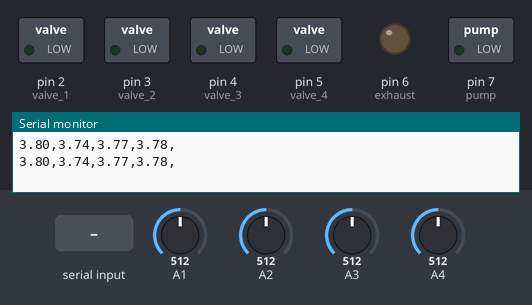
A sketch run on a simulated Arduino Uno, built with avr-gcc and run on an emulated ATmega328P. On the bench: switched loads named in the sketch (green lamp = pin HIGH), output pins drawn as LEDs (lit = HIGH), the last lines printed to the serial monitor. The test bench sets the inputs (shaded band); at power-on: A1 = 512, A2 = 512, A3 = 512, A4 = 512.

Above: at 1.2 s.
1.3 s: "a" received over Serial
At 2.5 s:
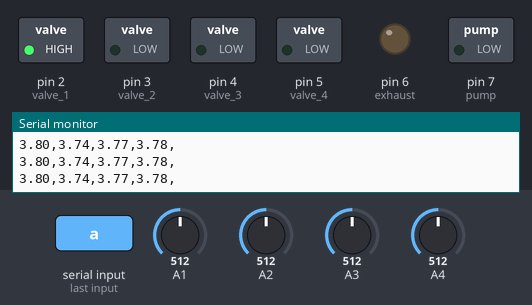
2.8 s: "b" received over Serial
At 3.7 s:
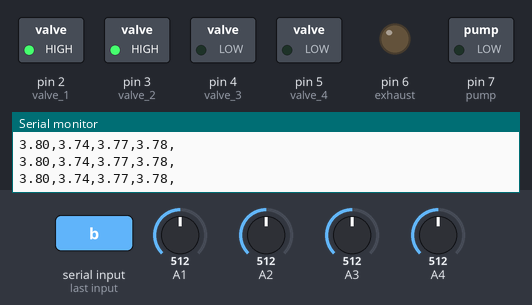
4.3 s: "c" received over Serial
At 4.8 s:
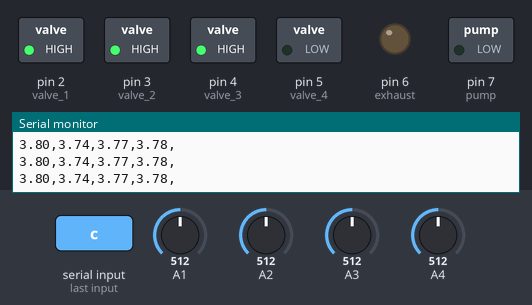
5.8 s: "d" received over Serial
At 7.0 s:
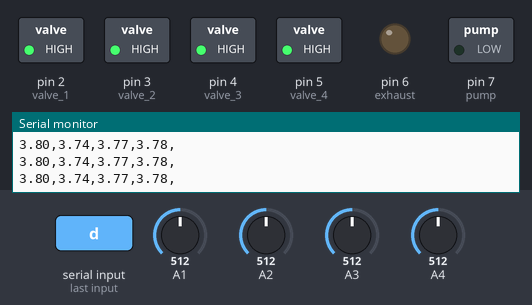
7.3 s: "e" received over Serial
At 8.3 s:
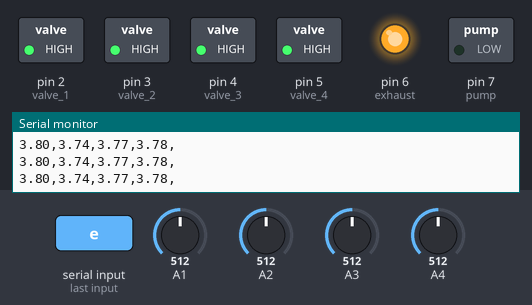
8.8 s: "f" received over Serial
At 9.5 s:
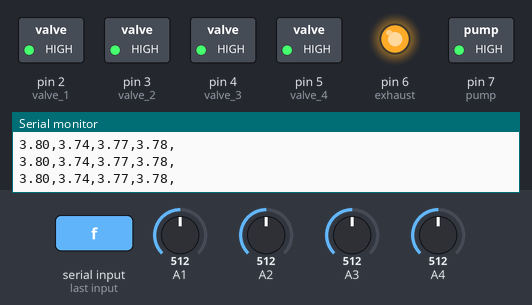
Timing chart, 0 to 11.3 s (numbered marks = the images above; inputs shaded):
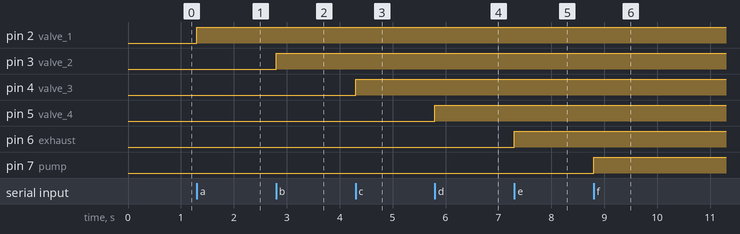

The sketch:

Testing_GUI.ino
```cpp
// declaring output pins
int valve_1 = 2;
int valve_2 = 3;
int valve_3 = 4;
int valve_4 = 5;
int exhaust = 6;
int pump    = 7;

boolean valve_1_state = false;
boolean valve_2_state = false;
boolean valve_3_state = false;
boolean valve_4_state = false;
boolean exhaust_state = false;
boolean pump_state    = false;

// declaring input pins
//int v_sensor = A0;
//int sensor_1 = A1;
//int sensor_2 = A2;
//int sensor_3 = A3;
//int sensor_4 = A4;

unsigned long previousMillis = 0; // Variable to store the last time analog values were printed
const long interval = 500;

void setup() {

  pinMode(valve_1, OUTPUT);
  pinMode(valve_2, OUTPUT);
  pinMode(valve_3, OUTPUT);
  pinMode(valve_4, OUTPUT);
  pinMode(exhaust, OUTPUT);
  pinMode(pump,    OUTPUT);

  Serial.begin(9600);

}

void loop() {

  unsigned long currentMillis = millis(); // Get the current time

  if (currentMillis - previousMillis >= interval) {
    previousMillis = currentMillis; // Update the last print time

    for (int i = 0; i < 4; i++) {
      float sensorValue = analogRead(A1 + i);

      if (i == 0) {
        sensorValue = 0.00792*sensorValue + -0.252;
      }
      if (i == 1) {
        sensorValue = 0.00789*sensorValue + -0.302;
      }
      if (i == 2) {
        sensorValue = 0.00792*sensorValue + -0.281;
      }
      if (i == 3) {
        sensorValue = 0.00789*sensorValue + -0.262;
      }

      if (sensorValue < 0){
        sensorValue = 0;
      }
      Serial.print(sensorValue);
      Serial.print(",");
    }
    Serial.println(); // End of data line
  }

  if (Serial.available()) {

    char val = Serial.read();

    if (val == 'a') {
      if (valve_1_state == false) {
        valve_1_state = true;
        digitalWrite(valve_1, HIGH);
      } else {
        valve_1_state = false;
        digitalWrite(valve_1, LOW );
      }
    }

    if (val == 'b') {
      if (valve_2_state == false) {
        valve_2_state = true;
        digitalWrite(valve_2, HIGH);
      } else {
        valve_2_state = false;
        digitalWrite(valve_2, LOW );
      }
    }

    if (val == 'c') {
      if (valve_3_state == false) {
        valve_3_state = true;
        digitalWrite(valve_3, HIGH);
      } else {
        valve_3_state = false;
        digitalWrite(valve_3, LOW );
      }
    }

    if (val == 'd') {
      if (valve_4_state == false) {
        valve_4_state = true;
        digitalWrite(valve_4, HIGH);
      } else {
        valve_4_state = false;
        digitalWrite(valve_4, LOW );
      }
    }

    if (val == 'e') {
      if (exhaust_state == false) {
        exhaust_state = true;
        digitalWrite(exhaust, HIGH);
      } else {
        exhaust_state = false;
        digitalWrite(exhaust, LOW );
      }
    }

    if (val == 'f') {
      if (pump_state == false) {
        pump_state = true;
        digitalWrite(pump, HIGH);
      } else {
        pump_state = false;
        digitalWrite(pump, LOW );
      }
    }

  }
}
```

Measured:
- after the input at 1.3 s, pin 2 (valve_1): LOW → HIGH at once
- after the input at 2.8 s, pin 3 (valve_2): LOW → HIGH at once
- after the input at 4.3 s, pin 4 (valve_3): LOW → HIGH at once
- after the input at 5.8 s, pin 5 (valve_4): LOW → HIGH at once
- after the input at 7.3 s, pin 6 (exhaust): LOW → HIGH at once
- after the input at 8.8 s, pin 7 (pump): LOW → HIGH at once
